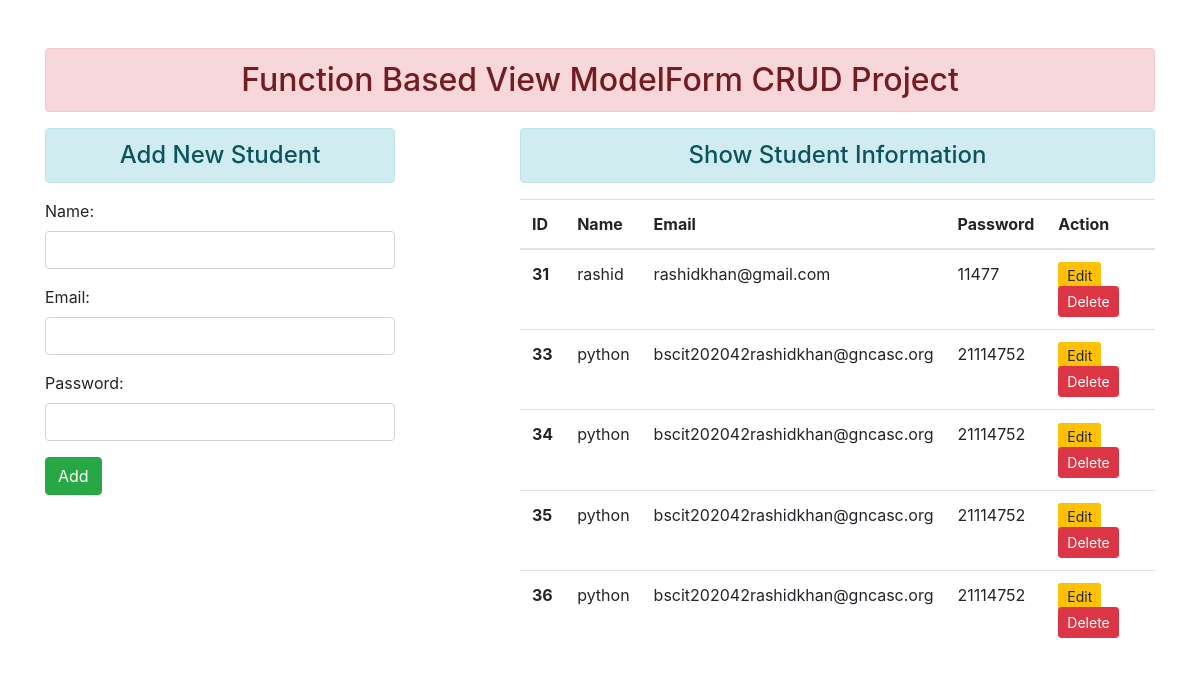
The page / on the database its author committed.
### enroll/models.py (models this page shows)
class User(models.Model):
    name = models.CharField(max_length=40)
    email =models.EmailField(max_length=50)
    password =models.CharField(max_length=50)

### enroll/views.py (the view)
# urls.py: path('',views.add_show,name='addandshow'),
def add_show(request):
    if request.method == 'POST':
        fm = StudentRegistration(request.POST)
        if fm.is_valid():
            nm = fm.cleaned_data['name']
            em = fm.cleaned_data['email']
            pw = fm.cleaned_data['password']
            reg = User(name=nm,email=em,password=pw)
            reg.save()
            fm = StudentRegistration()
    else:
        fm = StudentRegistration()
    stud = User.objects.all()
    return render(request,'enroll/addandshow.html',{'form':fm,'stu':stud})

### enroll/forms.py
class StudentRegistration(forms.ModelForm):
    class Meta:
        model = User
        fields =['name','email','password']
        widgets ={'name':forms.TextInput(attrs={'class':'form-control'}),
                  'email':forms.EmailInput(attrs={'class':'form-control'}),
                  'password':forms.PasswordInput(render_value=True,attrs={'class':'form-control'})}

### enroll/templates/enroll/addandshow.html (shortened to what this page needs)
{% extends 'enroll/base.html' %}
{% block content %}
<div class="row">
    <div class="col-sm-4">
        <h4 class ='text-center alert alert-info'>Add New Student</h4>
        <form action="" method="POST" >
            {{form.as_p}}
            <button class="btn btn-success" type="submit" value='Add'>Add</button>
        </form>
    </div>
    <div class="col-sm-7 offset-1">
        <h4 class ="alert text-center alert-info">Show Student Information</h4>
        {% if stu %}
        <table class="table table-hover">
            <thead>
              <tr>
                <th scope="col">ID</th>
                <th scope="col">Name</th>
                <th scope="col">Email</th>
                <th scope="col">Password</th>
                <th scope="col">Action</th>
              </tr>
            </thead>
            <tbody>
                {% for st in stu %}
              <tr>
                <th scope="row">{{st.id}}</th>
                <td>{{st.name}}</td>
                <td>{{st.email}}</td>
                <td>{{st.password}}</td>
                <td>
                    <a href="{% url 'updatedata' st.id %}" class ="btn btn-warning btn-sm d-inline">Edit</a>
                    <form action="{% url 'deletedata' st.id %}" method="POST" class="d-inline">
                        <button type="submit" class = "btn btn-danger btn-sm">Delete</button>
                    </form>
                </td>
              </tr>
              {% endfor %}
            </tbody>
          </table>
        {% else %}
        <h4 class="text-center alert alert-danger">No Data Found !</h4>
        {% endif %}
    </div>
</div>
{% endblock content %}

### enroll/templates/enroll/base.html (shortened to what this page needs)
<!DOCTYPE html>
{% load static %}
<html lang="en">
<head>
    <link rel="stylesheet" href="{% static 'enroll/css/bootstrap.css' %}">
</head>
<body>
    <div class="container mt-5">
        <h2 class='alert alert-danger text-center'>Function Based View ModelForm CRUD Project</h2>
        {% block content %}
        {% endblock content %}
    </div>
</body>
</html>

### rows shown on the page
User: id "31", name "rashid", email "rashidkhan@gmail.com", password "11477"
User: id "33", name "python", email "bscit202042rashidkhan@gncasc.org", password "21114752"
User: id "34", name "python", email "bscit202042rashidkhan@gncasc.org", password "21114752"
User: id "35", name "python", email "bscit202042rashidkhan@gncasc.org", password "21114752"
User: id "36", name "python", email "bscit202042rashidkhan@gncasc.org", password "21114752"
